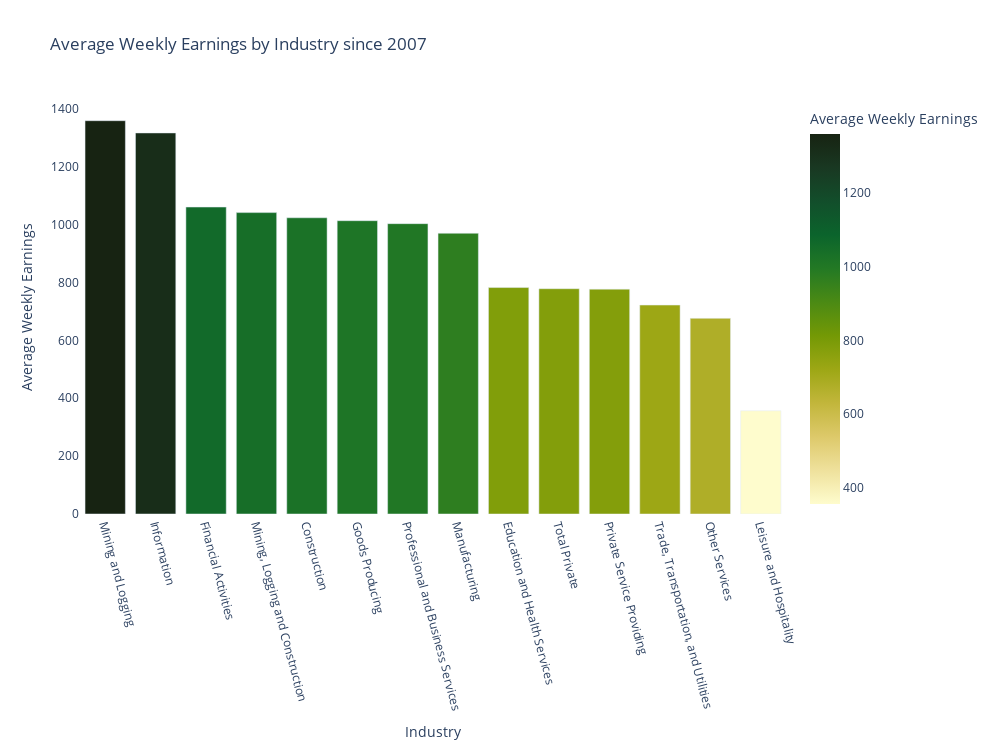

This figure's notebook cell:
### Markdown cell above
## Average Weekly Earnings by Industry Since 2007:

### Code cell
#Need to possibly add income by industry data here:
#Bar chart of number of Average Weekly Earnings by Industry:
fig = px.bar(earnInd, x = 'industry_name', y = 'AvgWeeklyEarnings',
             hover_data=['AvgWeeklyEarnings', 'industry_name'], color = 'AvgWeeklyEarnings',
             labels={'AvgWeeklyEarnings':'Average Weekly Earnings', 'industry_name': 'Industry'},
             color_continuous_scale = 'speed', height = 750, width = 1000,
             title = 'Average Weekly Earnings by Industry since 2007')
fig.update_xaxes(
        tickangle = 75)
fig.update_layout(plot_bgcolor = 'white')
fig.show()

### Figure 1 — Plotly figure (JSON) as saved in the notebook; plotly's stock layout.template omitted (floating-point values rounded to 4 significant figures)
{"data": [{"alignmentgroup": "True", "hovertemplate": "Industry=%{x}<br>Average Weekly Earnings=%{marker.color}<extra></extra>", "legendgroup": "", "marker": {"color": [1359.0, 1317.0, 1061.0, 1042.0, 1024.0, 1014.0, 1003.0, 970.2, 782.6, 778.6, 777.1, 722.1, 676.3, 357.0], "coloraxis": "coloraxis"}, "name": "", "offsetgroup": "", "orientation": "v", "showlegend": false, "textposition": "auto", "type": "bar", "x": ["Mining and Logging", "Information", "Financial Activities", "Mining, Logging and Construction", "Construction", "Goods Producing", "Professional and Business Services", "Manufacturing", "Education and Health Services", "Total Private", "Private Service Providing", "Trade, Transportation, and Utilities", "Other Services", "Leisure and Hospitality"], "xaxis": "x", "y": [1359.0, 1317.0, 1061.0, 1042.0, 1024.0, 1014.0, 1003.0, 970.2, 782.6, 778.6, 777.1, 722.1, 676.3, 357.0], "yaxis": "y"}], "layout": {"barmode": "relative", "coloraxis": {"colorbar": {"title": {"text": "Average Weekly Earnings"}}, "colorscale": [[0, "rgb(254, 252, 205)"], [0.09091, "rgb(239, 225, 156)"], [0.1818, "rgb(221, 201, 106)"], [0.2727, "rgb(194, 182, 59)"], [0.3636, "rgb(157, 167, 21)"], [0.4545, "rgb(116, 153, 5)"], [0.5455, "rgb(75, 138, 20)"], [0.6364, "rgb(35, 121, 36)"], [0.7273, "rgb(11, 100, 44)"], [0.8182, "rgb(18, 78, 43)"], [0.9091, "rgb(25, 56, 34)"], [1, "rgb(23, 35, 18)"]]}, "height": 750, "legend": {"tracegroupgap": 0}, "plot_bgcolor": "white", "title": {"text": "Average Weekly Earnings by Industry since 2007"}, "width": 1000, "xaxis": {"anchor": "y", "domain": [0, 1], "tickangle": 75, "title": {"text": "Industry"}}, "yaxis": {"anchor": "x", "domain": [0, 1], "title": {"text": "Average Weekly Earnings"}}}}
